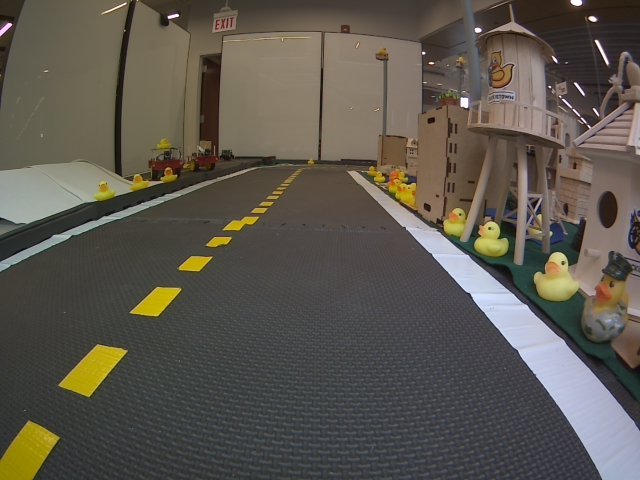
#> input picture state_estimation/solution/images/pic1.png, 640 x 480 px
$ python -i visual_servoing_activity.py   (imports and definitions only)   (older library calls are emulated)
#> lines starting #> are read from the running program, lines starting #| are printed output that depends on the picture; after the words box and inside, x2 and y2 are one past the last pixel; in counts of white or black regions, pixels touching at a corner belong together
#> further down, picture is the input picture: shape (480, 640, 3); mean B, G, R 78.1, 87, 92.2
#!/usr/bin/env python
# coding: utf-8

# In[16]:


# The function written in this cell will actually be ran on your robot (sim or real).
# Put together the steps above and write your DeltaPhi function!
# DO NOT CHANGE THE NAME OF THIS FUNCTION, INPUTS OR OUTPUTS, OR THINGS WILL BREAK

import cv2
import numpy as np


def get_steer_matrix_left_lane_markings(shape):
    """
        Args:
            shape: The shape of the steer matrix (tuple of ints)
        Return:
            steer_matrix_left_lane: The steering (angular rate) matrix for Braitenberg-like control
                                    using the masked left lane markings (numpy.ndarray)
    """

    quarter_x = int(shape[1]/4)
    tenth_y = int(shape[0]/10)
    steer_matrix_left_lane = np.zeros(shape)
    steer_matrix_left_lane[6*tenth_y:, :quarter_x] = -0.1
    steer_matrix_left_lane[3*tenth_y:, quarter_x:3*quarter_x] = -0.1

    return steer_matrix_left_lane

# In[17]:


# The function written in this cell will actually be ran on your robot (sim or real).
# Put together the steps above and write your DeltaPhi function!
# DO NOT CHANGE THE NAME OF THIS FUNCTION, INPUTS OR OUTPUTS, OR THINGS WILL BREAK


def get_steer_matrix_right_lane_markings(shape):
    """
        Args:
            shape: The shape of the steer matrix (tuple of ints)
        Return:
            steer_matrix_right_lane: The steering (angular rate) matrix for Braitenberg-like control
                                     using the masked right lane markings (numpy.ndarray)
    """

    quarter_x = int(shape[1]/4)
    tenth_y = int(shape[0]/10)
    steer_matrix_right_lane = np.zeros(shape)
    steer_matrix_right_lane[6*tenth_y:, 3*quarter_x:] = 0.1
    steer_matrix_right_lane[3*tenth_y:, quarter_x:3*quarter_x] = 0.1

    return steer_matrix_right_lane

# In[18]:


# The function written in this cell will actually be ran on your robot (sim or real).
# Put together the steps above and write your DeltaPhi function!
# DO NOT CHANGE THE NAME OF THIS FUNCTION, INPUTS OR OUTPUTS, OR THINGS WILL BREAK

import cv2
import numpy as np


def detect_lane_markings(image):
    """
        Args:
            image: An image from the robot's camera in the BGR color space (numpy.ndarray)
        Return:
            left_masked_img:   Masked image for the dashed-yellow line (numpy.ndarray)
            right_masked_img:  Masked image for the solid-white line (numpy.ndarray)
    """

    h, w, _ = image.shape
#> h = 480; w = 640
    img_gray = cv2.cvtColor(image, cv2.COLOR_BGR2GRAY)
    img_hsv = cv2.cvtColor(image, cv2.COLOR_BGR2HSV)
#> img_hsv: shape (480, 640, 3); mean H, S, V 52.4, 50.2, 95.4

    sigma = 5
    img_gaussian_filter = cv2.GaussianBlur(img_gray,(0,0), sigma)
    sobelx = cv2.Sobel(img_gaussian_filter,cv2.CV_64F,1,0)
    sobely = cv2.Sobel(img_gaussian_filter,cv2.CV_64F,0,1)
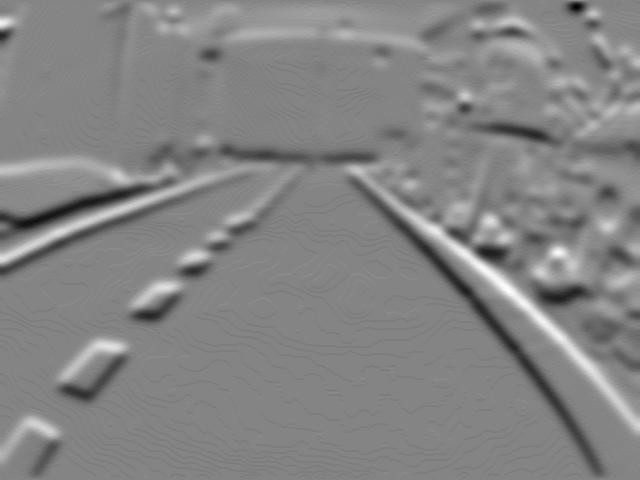
#> sobely: shape (480, 640) float64; min -86, max 80, mean 0; drawn with min black and max white

    mask_left = np.ones(sobelx.shape)
    mask_left[:, int(w/2):] = 0
    mask_right = np.ones(sobelx.shape)
    mask_right[:, :int(w/2)] = 0

    threshold = 15
    Gmag = np.sqrt(sobelx*sobelx + sobely*sobely)
    mask_mag = (Gmag > threshold)
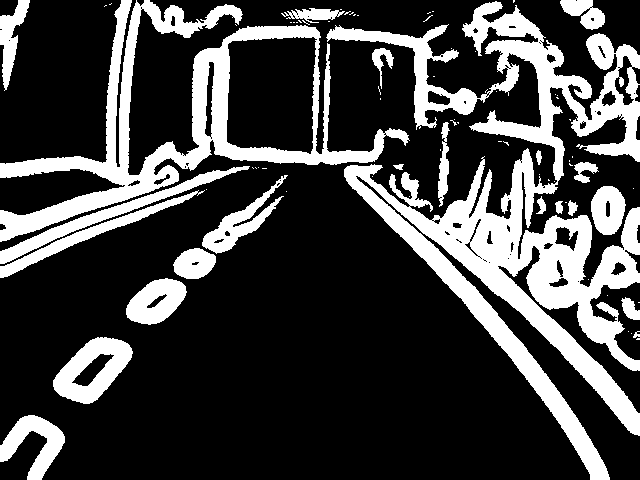
#> mask_mag: shape (480, 640) bool; 26.1% white; 80 white regions (57 under 20 px), largest, box (x1, y1, x2, y2) and area: (326, 1, 640, 480) 42071, (0, 0, 410, 242) 18713, (53, 337, 133, 404) 2795

    mask_sobelx_pos = (sobelx > 0)
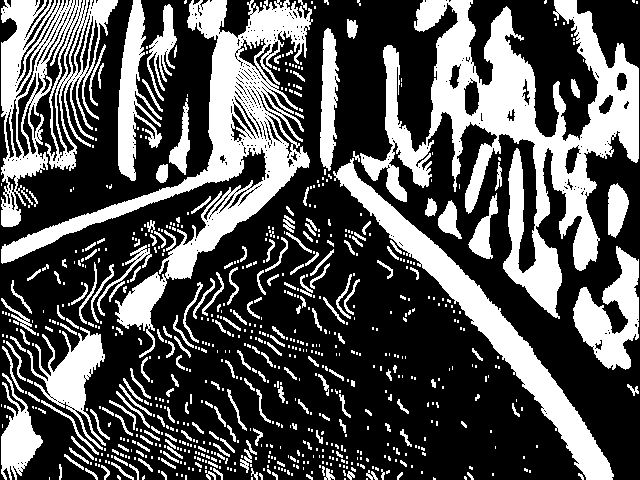
#> mask_sobelx_pos: shape (480, 640) bool; 33.6% white; 776 white regions (550 under 20 px), largest, box (x1, y1, x2, y2) and area: (360, 0, 639, 319) 28411, (1, 0, 313, 358) 19735, (333, 158, 614, 480) 10384
    mask_sobelx_neg = (sobelx < 0)
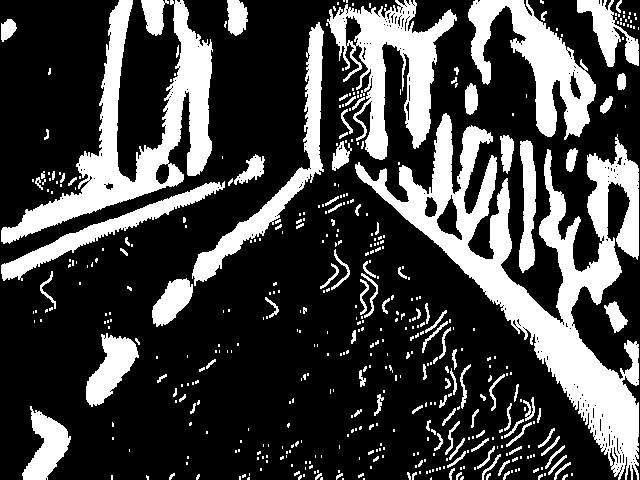
#> mask_sobelx_neg: shape (480, 640) bool; 26.9% white; 469 white regions (351 under 20 px), largest, box (x1, y1, x2, y2) and area: (355, 113, 639, 480) 26441, (1, 0, 213, 244) 13215, (327, 0, 457, 160) 8158
    mask_sobely_pos = (sobely > 0)
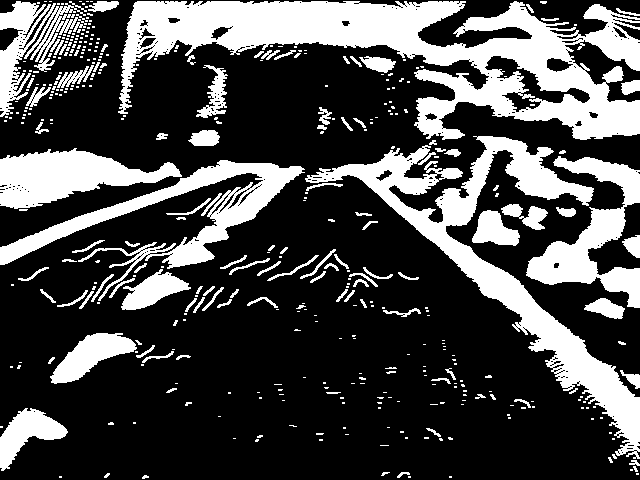
#> mask_sobely_pos: shape (480, 640) bool; 29% white; 416 white regions (303 under 20 px), largest, box (x1, y1, x2, y2) and area: (118, 1, 640, 140) 30287, (305, 136, 640, 459) 17200, (0, 160, 305, 301) 8230
    mask_sobely_neg = (sobely < 0)
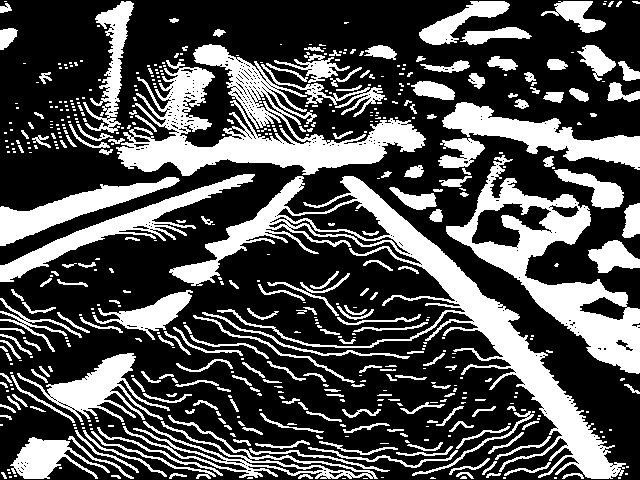
#> mask_sobely_neg: shape (480, 640) bool; 31.5% white; 530 white regions (319 under 20 px), largest, box (x1, y1, x2, y2) and area: (169, 176, 626, 479) 17108, (116, 44, 426, 176) 14177, (446, 155, 640, 374) 11125

    white_lower_hsv = np.array([0, 0, 127])
    white_upper_hsv = np.array([179, 50, 255])
    yellow_lower_hsv = np.array([16, 50, 127])
    yellow_upper_hsv = np.array([32, 255, 255])
    mask_white = cv2.inRange(img_hsv, white_lower_hsv, white_upper_hsv)
#> mask_white: shape (480, 640); 10.7% white; 228 white regions (177 under 20 px), largest, box (x1, y1, x2, y2) and area: (354, 172, 640, 480) 13666, (0, 162, 131, 224) 4988, (486, 51, 626, 150) 3801
    mask_yellow = cv2.inRange(img_hsv, yellow_lower_hsv, yellow_upper_hsv)
#> mask_yellow: shape (480, 640); 8.6% white; 205 white regions (166 under 20 px), largest, box (x1, y1, x2, y2) and area: (222, 32, 321, 164) 9741, (322, 40, 383, 159) 4766, (0, 421, 59, 480) 2119

    mask_left_edge = mask_mag * mask_sobelx_neg * mask_sobely_neg * mask_yellow # mask_left *
#> mask_left_edge: shape (480, 640); 0.88% white; 58 white regions (39 under 20 px), largest, box (x1, y1, x2, y2) and area: (86, 354, 125, 397) 408, (27, 440, 57, 479) 341, (558, 282, 582, 300) 262
    mask_right_edge = mask_mag * mask_sobelx_pos * mask_sobely_neg * mask_white # mask_right *
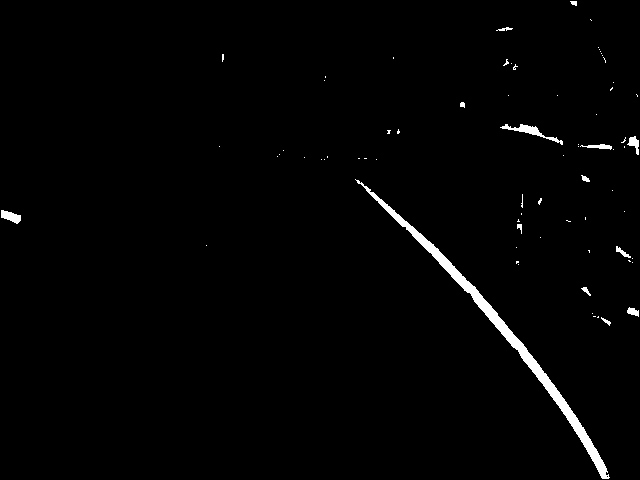
#> mask_right_edge: shape (480, 640); 1.4% white; 73 white regions (59 under 20 px), largest, box (x1, y1, x2, y2) and area: (355, 179, 610, 479) 3194, (500, 124, 563, 145) 289, (1, 210, 21, 224) 167

    return (mask_left_edge, mask_right_edge)

>>> import cv2
>>> picture = cv2.imread('../../../../../state_estimation/solution/images/pic1.png')
>>> result = detect_lane_markings(picture)

$ run again, on state_estimation/solution/images/pic10.png
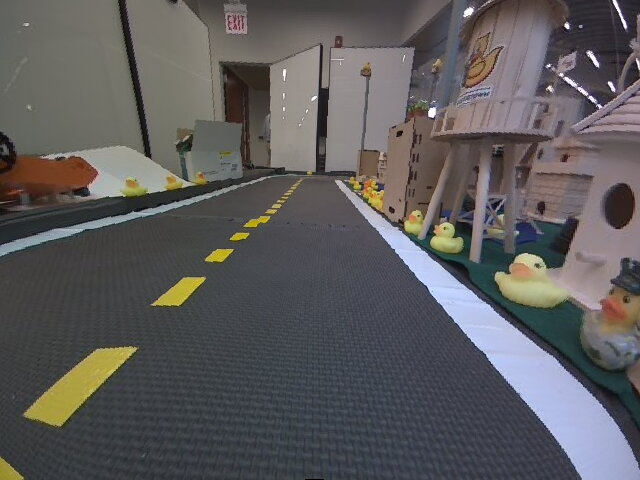
#> input picture state_estimation/solution/images/pic10.png, 640 x 480 px
#> picture is the input picture: shape (480, 640, 3); mean B, G, R 91.9, 91.1, 93.2
#> img_hsv: shape (480, 640, 3); mean H, S, V 82.4, 40.4, 100.5
#> in detect_lane_markings, `mask_mag = (Gmag > threshold)`:
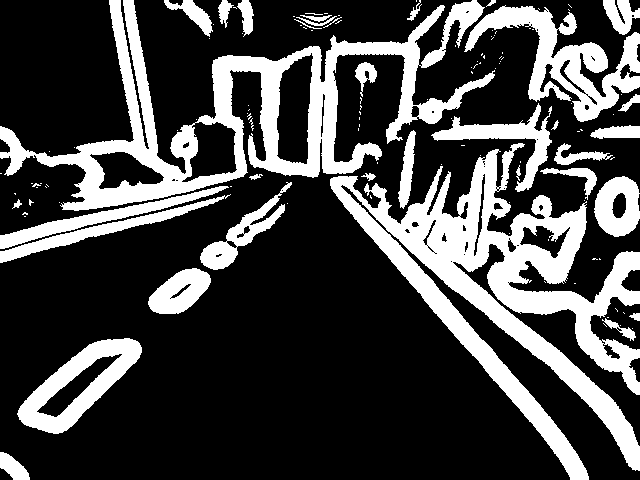
#> mask_mag: shape (480, 640) bool; 27.6% white; 128 white regions (93 under 20 px), largest, box (x1, y1, x2, y2) and area: (330, 143, 640, 480) 30263, (0, 0, 495, 211) 23911, (464, 5, 640, 122) 6934
#> mask_sobelx_pos: shape (480, 640) bool; 34.4% white; 616 white regions (392 under 20 px), largest, box (x1, y1, x2, y2) and area: (415, 0, 639, 357) 24285, (321, 31, 593, 480) 12942, (134, 9, 315, 318) 12846
#> mask_sobelx_neg: shape (480, 640) bool; 28.7% white; 447 white regions (298 under 20 px), largest, box (x1, y1, x2, y2) and area: (321, 0, 639, 480) 27440, (1, 0, 261, 275) 17683, (498, 83, 639, 363) 12797
#> mask_sobely_pos: shape (480, 640) bool; 30.5% white; 345 white regions (226 under 20 px), largest, box (x1, y1, x2, y2) and area: (143, 1, 640, 125) 28559, (306, 128, 640, 479) 27260, (0, 1, 303, 266) 17099
#> mask_sobely_neg: shape (480, 640) bool; 33.3% white; 498 white regions (280 under 20 px), largest, box (x1, y1, x2, y2) and area: (196, 186, 625, 479) 16379, (480, 246, 640, 400) 8895, (0, 106, 245, 231) 8794
#> mask_white: shape (480, 640); 15.1% white; 382 white regions (320 under 20 px), largest, box (x1, y1, x2, y2) and area: (325, 47, 414, 174) 8025, (514, 153, 640, 323) 7681, (428, 23, 569, 137) 7124
#> mask_yellow: shape (480, 640); 2.9% white; 61 white regions (38 under 20 px), largest, box (x1, y1, x2, y2) and area: (24, 346, 137, 426) 3361, (497, 256, 565, 306) 1564, (153, 277, 206, 306) 741
#> mask_left_edge: shape (480, 640); 0.64% white; 24 white regions (12 under 20 px), largest, box (x1, y1, x2, y2) and area: (56, 351, 136, 426) 787, (172, 281, 204, 306) 235, (540, 291, 565, 306) 219
#> in detect_lane_markings, `mask_right_edge = mask_mag * mask_sobelx_pos * mask_sobely_neg * mask_..`:
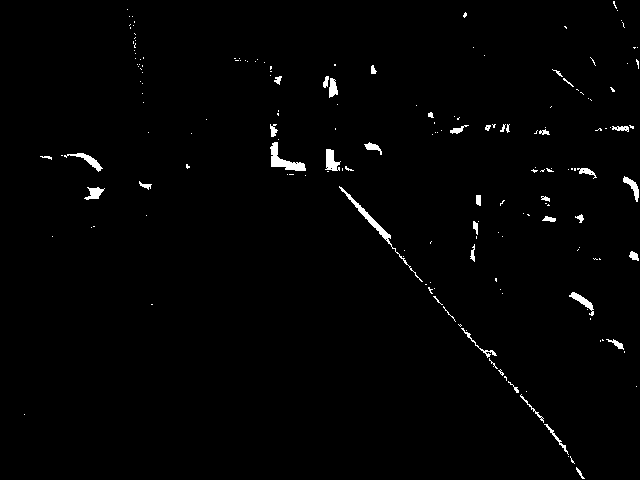
#> mask_right_edge: shape (480, 640); 1.2% white; 181 white regions (142 under 20 px), largest, box (x1, y1, x2, y2) and area: (339, 186, 423, 282) 412, (270, 142, 306, 171) 393, (325, 149, 341, 171) 212
